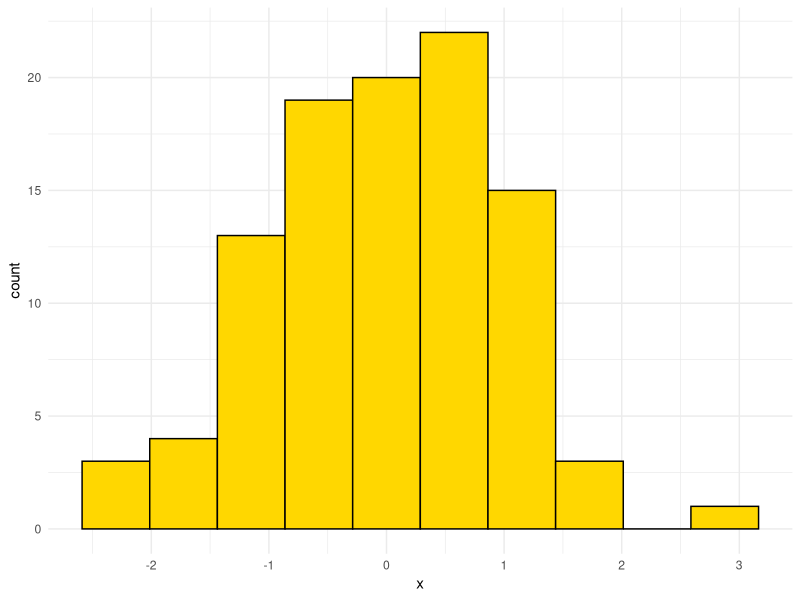

This figure's R source: (Note: this script raises an error after producing the figure.)
## ---- chunk 1
# DON'T TOUCH THIS
knitr::opts_chunk$set(echo = TRUE)
library(ggplot2)

## ---- chunk 2
hist_data <- data.frame(x = rnorm(n = 100))
ggplot(data = hist_data,
       mapping = aes(x = x)) +
    geom_histogram(bins = 10, fill = "gold", colour = "black") +
    theme_minimal()
## ---- chunk 3
graslengte <- biometric_data$graslengte
grasbreedte <- biometric_data$grasbreedte

hist(graslengte, breaks = 5)
hist(grasbreedte, breaks = 5)
